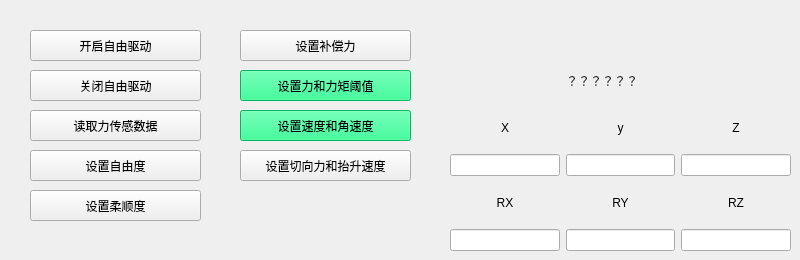
     <widget class="QWidget" name="ForceFreeDrive">
      <attribute name="title">
       <string>力控自由驱动</string>
      </attribute>
      <widget class="QPushButton" name="pushButton_SetForceFreeDrive">
       <property name="geometry">
        <rect>
         <x>30</x>
         <y>30</y>
         <width>171</width>
         <height>31</height>
        </rect>
       </property>
       <property name="text">
        <string>开启自由驱动</string>
       </property>
      </widget>
      <widget class="QPushButton" name="pushButton_ReadForceSensor">
       <property name="geometry">
        <rect>
         <x>30</x>
         <y>110</y>
         <width>171</width>
         <height>31</height>
        </rect>
       </property>
       <property name="text">
        <string>读取力传感数据</string>
       </property>
      </widget>
      <widget class="QPushButton" name="pushButton_SetForceFreeDriveFreedom">
       <property name="geometry">
        <rect>
         <x>30</x>
         <y>150</y>
         <width>171</width>
         <height>31</height>
        </rect>
       </property>
       <property name="styleSheet">
        <string notr="true"/>
       </property>
       <property name="text">
        <string>设置自由度</string>
       </property>
      </widget>
      <widget class="QPushButton" name="pushButton_SetFTFreeFaztor">
       <property name="geometry">
        <rect>
         <x>30</x>
         <y>190</y>
         <width>171</width>
         <height>31</height>
        </rect>
       </property>
       <property name="styleSheet">
        <string notr="true"/>
       </property>
       <property name="text">
        <string>设置柔顺度</string>
       </property>
      </widget>
      <widget class="QPushButton" name="pushButton_SetCompensateForce">
       <property name="geometry">
        <rect>
         <x>240</x>
         <y>30</y>
         <width>171</width>
         <height>31</height>
        </rect>
       </property>
       <property name="styleSheet">
        <string notr="true"/>
       </property>
       <property name="text">
        <string>设置补偿力</string>
       </property>
      </widget>
      <widget class="QPushButton" name="pushButton_SetFreeDriveForce">
       <property name="geometry">
        <rect>
         <x>240</x>
         <y>70</y>
         <width>171</width>
         <height>31</height>
        </rect>
       </property>
       <property name="styleSheet">
        <string notr="true">background-color: rgb(0, 255, 127);</string>
       </property>
       <property name="text">
        <string>设置力和力矩阈值</string>
       </property>
      </widget>
      <widget class="QPushButton" name="pushButton_SetForceFreeDriveVelocity">
       <property name="geometry">
        <rect>
         <x>240</x>
         <y>110</y>
         <width>171</width>
         <height>31</height>
        </rect>
       </property>
       <property name="styleSheet">
        <string notr="true">background-color: rgb(0, 255, 127);</string>
       </property>
       <property name="text">
        <string>设置速度和角速度</string>
       </property>
      </widget>
      <widget class="QWidget" name="layoutWidget_4">
       <property name="geometry">
        <rect>
         <x>450</x>
         <y>60</y>
         <width>341</width>
         <height>191</height>
        </rect>
       </property>
       <layout class="QGridLayout" name="gridLayout_ForceFreeDrive">
        <item row="2" column="2">
         <widget class="QLineEdit" name="lineEdit_ForceFreeDriveZ"/>
        </item>
        <item row="4" column="0">
         <widget class="QLineEdit" name="lineEdit_ForceFreeDriveRx"/>
        </item>
        <item row="4" column="2">
         <widget class="QLineEdit" name="lineEdit_ForceFreeDriveRz"/>
        </item>
        <item row="1" column="2">
         <widget class="QLabel" name="lable_ForceFreeDriveZ">
          <property name="text">
           <string>Z</string>
          </property>
          <property name="alignment">
           <set>Qt::AlignCenter</set>
          </property>
         </widget>
        </item>
        <item row="3" column="0">
         <widget class="QLabel" name="lable_ForceFreeDriveRx">
          <property name="text">
           <string>RX</string>
          </property>
          <property name="alignment">
           <set>Qt::AlignCenter</set>
          </property>
         </widget>
        </item>
        <item row="1" column="1">
         <widget class="QLabel" name="lable_ForceFreeDriveY">
          <property name="text">
           <string>y</string>
          </property>
          <property name="alignment">
           <set>Qt::AlignCenter</set>
          </property>
         </widget>
        </item>
        <item row="2" column="0">
         <widget class="QLineEdit" name="lineEdit_ForceFreeDriveX"/>
        </item>
        <item row="2" column="1">
         <widget class="QLineEdit" name="lineEdit_ForceFreeDriveY"/>
        </item>
        <item row="1" column="0">
         <widget class="QLabel" name="lable_ForceFreeDriveX">
          <property name="text">
           <string>X</string>
          </property>
          <property name="alignment">
           <set>Qt::AlignCenter</set>
          </property>
         </widget>
        </item>
        <item row="4" column="1">
         <widget class="QLineEdit" name="lineEdit_ForceFreeDriveRy"/>
        </item>
        <item row="3" column="1">
         <widget class="QLabel" name="lable_ForceFreeDriveRy">
          <property name="text">
           <string>RY</string>
          </property>
          <property name="alignment">
           <set>Qt::AlignCenter</set>
          </property>
         </widget>
        </item>
        <item row="3" column="2">
         <widget class="QLabel" name="lable_ForceFreeDriveRz">
          <property name="text">
           <string>RZ</string>
          </property>
          <property name="alignment">
           <set>Qt::AlignCenter</set>
          </property>
         </widget>
        </item>
        <item row="0" column="1">
         <widget class="QLabel" name="lable_ForceFreeDrive">
          <property name="text">
           <string>？？？？？？</string>
          </property>
         </widget>
        </item>
       </layout>
      </widget>
      <widget class="QPushButton" name="pushButton_SetTangentForceBound">
       <property name="geometry">
        <rect>
         <x>240</x>
         <y>150</y>
         <width>171</width>
         <height>31</height>
        </rect>
       </property>
       <property name="styleSheet">
        <string notr="true"/>
       </property>
       <property name="text">
        <string>设置切向力和抬升速度</string>
       </property>
      </widget>
      <widget class="QPushButton" name="pushButton_CancelForceFreeDrive">
       <property name="geometry">
        <rect>
         <x>30</x>
         <y>70</y>
         <width>171</width>
         <height>31</height>
        </rect>
       </property>
       <property name="text">
        <string>关闭自由驱动</string>
       </property>
      </widget>
     </widget>
